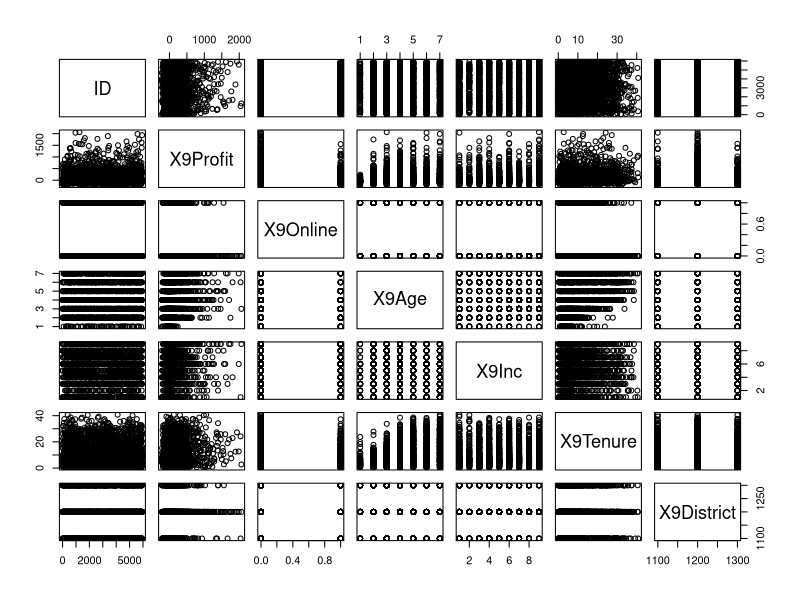
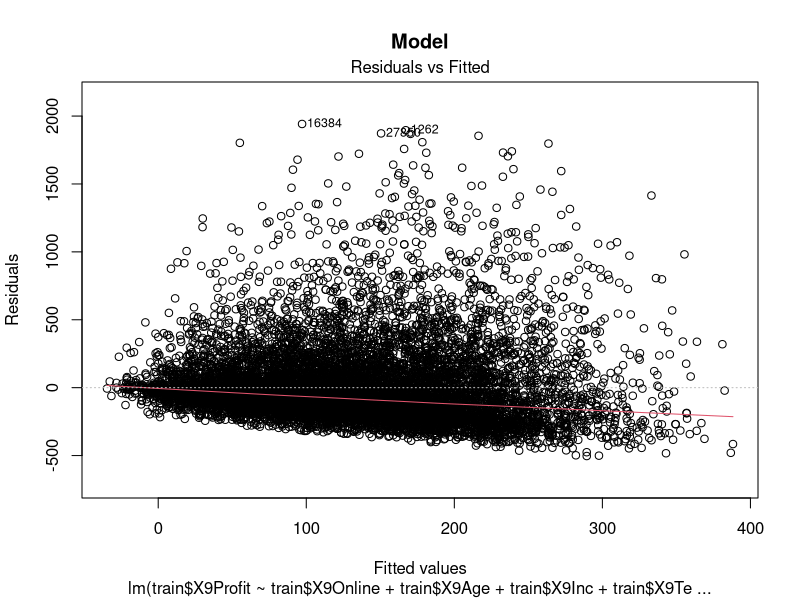
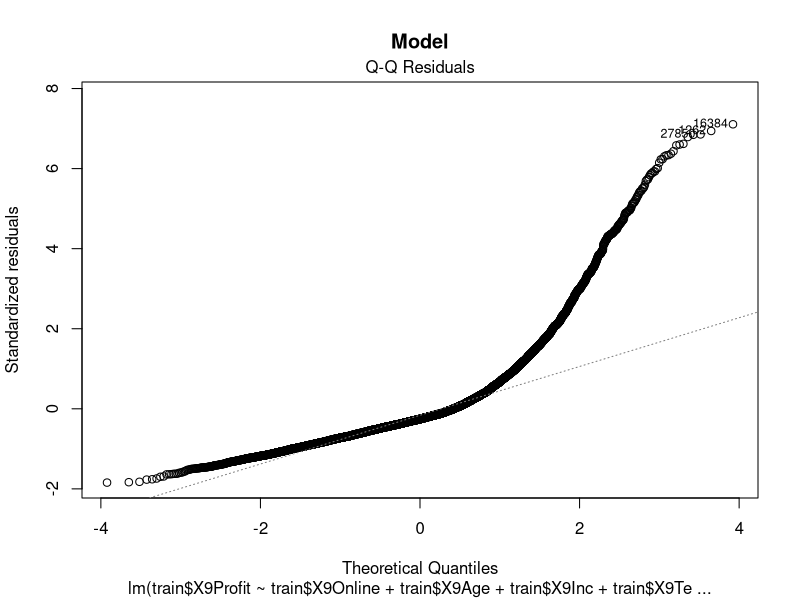
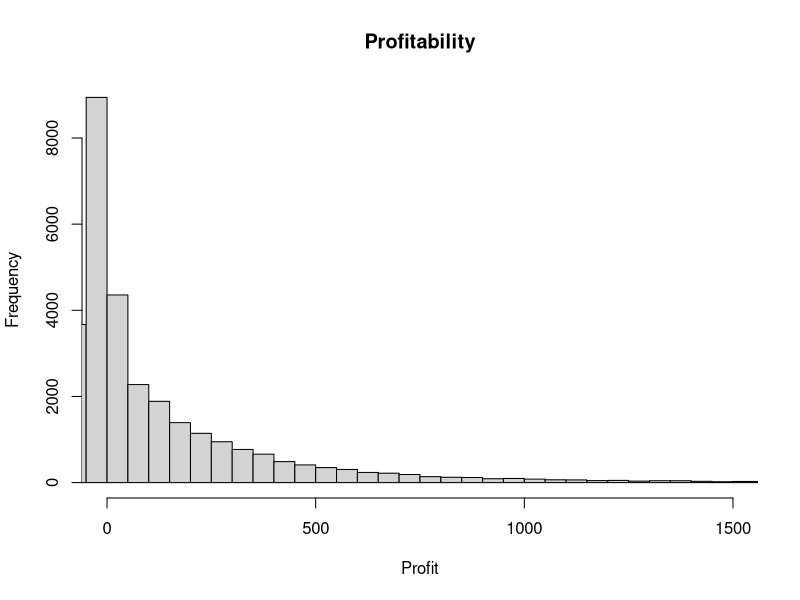
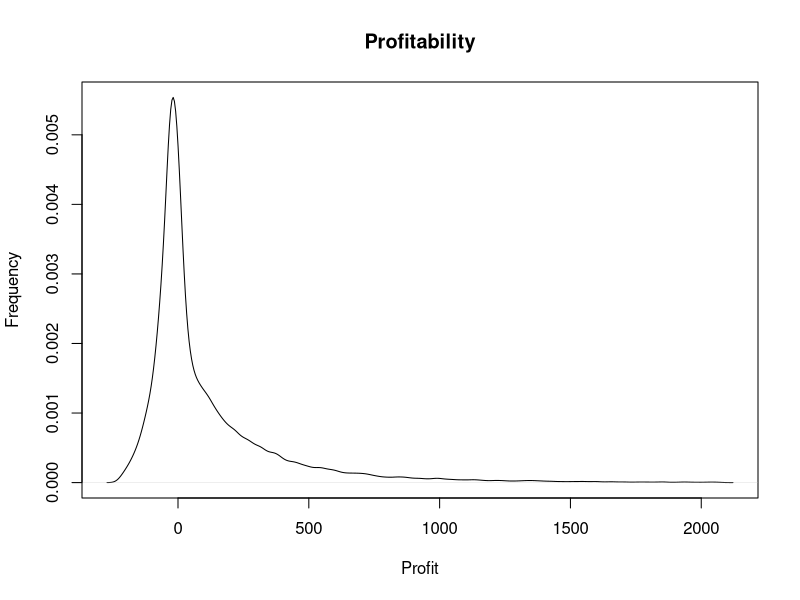
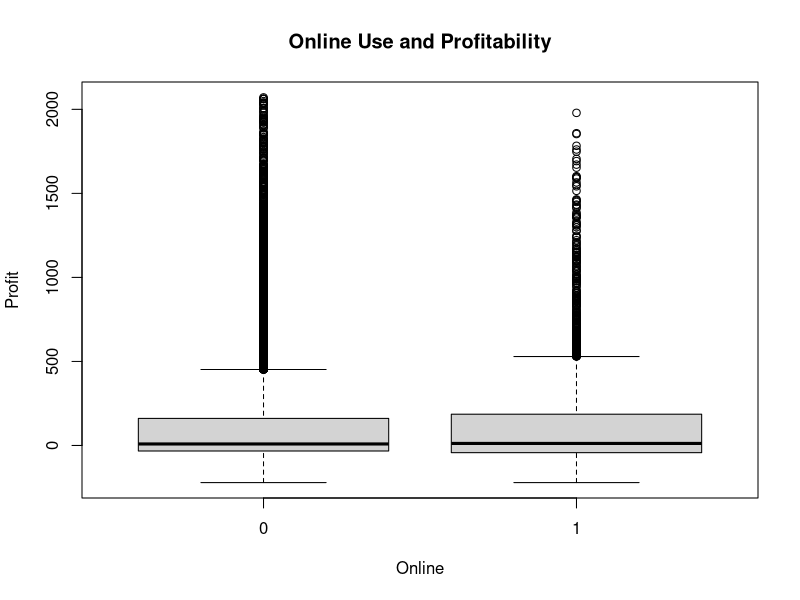

These charts were generated, in order, by the following R code:
## ---- chunk 1
knitr::opts_chunk$set(echo = TRUE)
## ---- chunk 2
###< CODE 2. TABLE >
library(readr)
pilgrim <- read_csv("PilgrimCaseData.csv")
pilgrim <- matrix(c("9Profit", "9Online", "9Age", "9Inc", "9Tenure", "9District", "21", "0", "not available", "6.33", "1200", "-6", "0", "6", "3", "29.50", "1200", "-49", "1", "5", "5", "26.41", "1100", "-4", "0", "not available", "not available", "2.25", "1300", "...", "...", "...", "...", "...", "...", "92", "1", "1", "6", "5.41", "1200", "124", "0", "3", "6", "17.50", "1300", "111.50", "0.12", "4.05", "5.46", "10.16", "n/a", "272.84", "0.33", "1.64", "2.35", "8.45", "n/a"), ncol = 6, byrow = TRUE)
colnames(pilgrim) <- c("1999 Annual Profit", "1999 Online Usage", "1999 Age Bucket (1-7)", "1999 Income Bucket (1-9)", "1999 Tenure Years", "1999 Geographic Region (1100, 1200, or 1300)")
rownames(pilgrim) <- c(" ", "1", "2", "3", "4", "...", "31,633", "31,634", "Mean", "Standard Deviation")
pilgrim <- as.table(pilgrim)
pilgrim
## ---- chunk 3
###< CODE 1. CONFIDENCE INTERVERAL >
pcData = read.csv("PilgrimCaseData.csv")

listProfit = pcData$X9Profit
mean(listProfit)
listAge_Profit <- matrix(c(pcData$X9Age,pcData$X9Inc,pcData$X9Profit), ncol = 3)
listAge_Profit_NoNA = listAge_Profit[!is.na(listAge_Profit[,1]),]
listAge_Profit_NoNA = listAge_Profit_NoNA[!is.na(listAge_Profit_NoNA[,2]),]
listAge_Profit_NoNA = listAge_Profit_NoNA[!is.na(listAge_Profit_NoNA[,1]),]
length(listAge_Profit_NoNA)
mean_WNA = mean(listAge_Profit[,3])

mean_NoNA = mean(listAge_Profit_NoNA[,3])
sd_NONA = sd(listAge_Profit_NoNA[,3])
size_NoNA = length(listAge_Profit_NoNA) / 3
var_NoNA = var(listAge_Profit_NoNA[,3])

t.test(listAge_Profit[,3],listAge_Profit_NoNA[,3],paired = FALSE)
## ---- chunk 4
###< CODE 3. REGRESSION >
#set the working directory
train <- read.csv("PilgrimCaseData.csv")

# dimension of the data
dim(train)
colnames(train)

#randomly divide the dataset into two parts
number<- c(sample(31634, 15817))
num<- sort(number) #Sort the variables to make it easier to compare the prediction with the real graph
train<- train[num,] #use the training set to form a linear relationship
remain<- train[-num,] #use the remaining set to test the linear formular; the test currently does not exist

# observe what data looks like
#plot(train[, 7],type='p',ylab='profit', xlab='number', col='black', main='Profit Relation')
pairs(train[1:3000,1:7])

model <- lm(formula = train$X9Profit ~ train$X9Online + train$X9Age + train$X9Inc + train$X9Tenure + train$X9District +I(train$X9Online^2) + I(train$X9Age^2) + I(train$X9Inc^2) + I(train$X9Tenure^2) + I(train$X9District^2),data = train)
plot(model, main = "Model", which = c(1, 2))
summary(model)
## ---- chunk 5
###< CODE 4. HISTOGRAM, DENSITY PLOT, AND BOX PLOT >
pilgrim <- read_csv("PilgrimCaseData.csv")

hist(pilgrim$`9Profit`, n=50, xlab="Profit", ylab="Frequency", main="Profitability", xlim=c(0,1500))


plot(density(pilgrim$`9Profit`), main = "Profitability", xlab = "Profit", ylab = "Frequency")

boxplot(pilgrim$`9Profit`~ pilgrim$`9Online`, xlab = "Online", ylab = "Profit", main="Online Use and Profitability")
